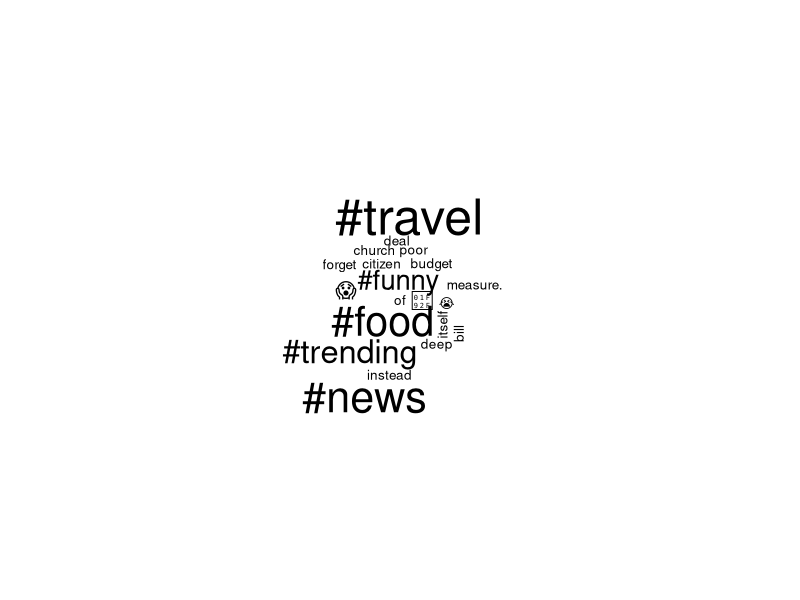

Generate this figure with R: (Note: this script raises an error after producing the figure.)
###########################
# Last names:
# 	Avelino
# 	Balingit
# 	Liong
# 	Wong
#
# Language: R
# Paradigms: Paradigms: Functional, Procedural, Object-Oriented
##########################

library(dplyr)
library(stringr)
library(lubridate)
library(wordcloud)
library(ggplot2)
library(readr)

data <- read_csv("fake_tweets.csv") 

corpus <- paste(data$text, collapse = " ")

clean_tokenize <- function(text) {
  tokens <- unlist(strsplit(text, "\\s+"))
  return(tolower(tokens)) #make lowercase
}

words <- clean_tokenize(corpus)
total_words <- length(words)
unique_words <- length(unique(words))
word_freq <- table(words)
word_freq_sorted <- sort(word_freq, decreasing = TRUE)
characters <- unlist(strsplit(tolower(corpus), ""))
characters <- characters[characters != " "]  
char_freq <- table(characters)
char_freq_sorted <- sort(char_freq, decreasing = TRUE)

top_words <- head(word_freq_sorted, 20)
stop_words <- c("a", "about", "above", "after", "again", "against", "all", "am", "an", "and", "any", "are", "aren't", "as", "at", "be", "because", "been", "before", "being", "below", "between", "both", "but", "by", "can't", "cannot", "could", "couldn't", "did", "didn't", "do", "does", "doesn't", "doing", "don't", "down", "during", "each", "few", "for", "from", "further", "had", "hadn't", "has", "hasn't", "have", "haven't", "having", "he", "he'd", "he'll", "he's", "her", "here", "here's", "hers", "herself", "him", "himself", "his", "how", "how's", "i", "i'd", "i'll", "i'm", "i've", "if", "in", "into", "is", "isn't", "it", "it's", "its", "itself", "let's", "me", "more", "most", "mustn't", "my", "myself", "no", "nor", "not", "of", "off", "on", "once", "only", "or", "other", "ought", "our", "ours", "ourselves", "out", "over", "own", "same", "she", "she'd", "she'll", "she's", "should", "shouldn't", "so", "some", "such", "than", "that", "that's", "the", "their", "theirs", "them", "themselves", "then", "there", "there's", "these", "they", "they'd", "they'll", "they're", "they've", "this", "those", "through", "to", "too", "under", "until", "up", "very", "was", "wasn't", "we", "we'd", "we'll", "we're", "we've", "were", "weren't", "what", "what's", "when", "when's", "where", "where's", "which", "while", "who", "who's", "whom", "why", "why's", "with", "won't", "would", "wouldn't", "you", "you'd", "you'll", "you're", "you've", "your", "yours", "yourself", "yourselves")
identified_stop_words <- word_freq[names(word_freq) %in% stop_words]
top_stop <- head(sort(identified_stop_words, decreasing = TRUE), 10)

print(paste("Total Word Count:", total_words))
print(paste("Vocabulary Size:", unique_words))

print("Word Frequency (Sorted):")
  #print(head(word_freq_sorted, 10)) 
print(word_freq_sorted)

print("Character Frequency (Sorted):")
  #print(head(char_freq_sorted, 10)) 
print(char_freq_sorted)

print("Top 20 Most Frequent Words:")
print(top_words)
print("Top 10 Most Frequent Stop Words:")
print(top_stop)

#wordlcoud
png("wordcloud.png", width = 500, height = 500)
wordcloud(names(top_words), freq = as.numeric(top_words), scale = c(3, 0.5), min.freq = 1)
dev.off()
print("Word cloud saved as 'wordcloud.png'")

#bar
png("barchart.png", width = 500, height = 500)
ggplot(monthly_posts, aes(x = month, y = post_count)) +
  geom_bar(stat = "identity", fill = "pink") +
  theme_minimal() +
  labs(title = "Total Number of Posts Per Month", x = "Month", y = "Number of Posts") +
  theme(axis.text.x = element_text(angle = 45, hjust = 1))
dev.off()
print("Bar chart saved as 'barchart.png'")



#symbol freq
symbols <- unlist(str_extract_all(corpus, "[^a-zA-Z0-9\\s]"))
if (length(symbols) > 0) {
  symbol_freq <- table(symbols)
  symbol_data <- data.frame(symbol = names(symbol_freq), freq = as.numeric(symbol_freq))
  
  #pie 
  png("piechart.png", width = 500, height = 500)
  
  print(ggplot(symbol_data, aes(x = "", y = freq, fill = symbol)) +
          geom_bar(stat = "identity", width = 1) +
          coord_polar("y", start = 0) +
          theme_void() +
          labs(title = "Distribution of Symbols in the Corpus"))
  
  dev.off()
  print("Pie chart saved as 'piechart.png'")
} else {
  print("No symbols found.")
}
